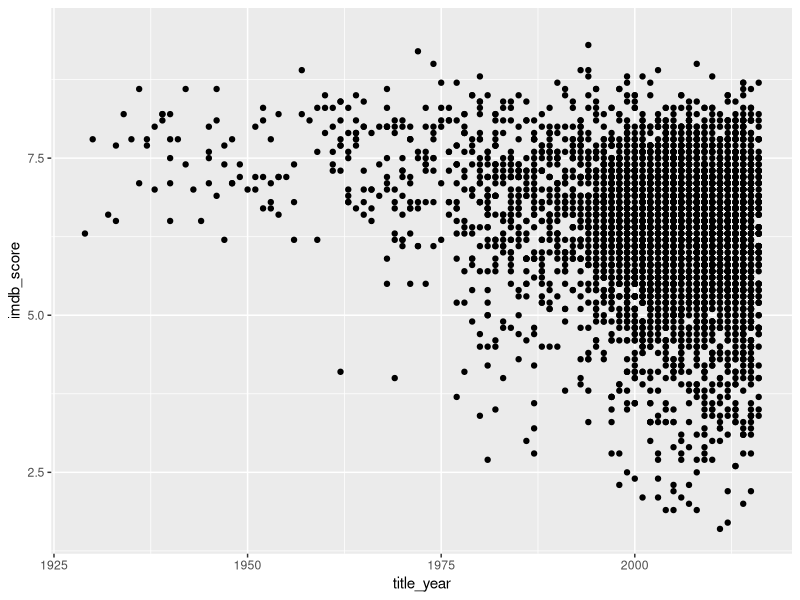
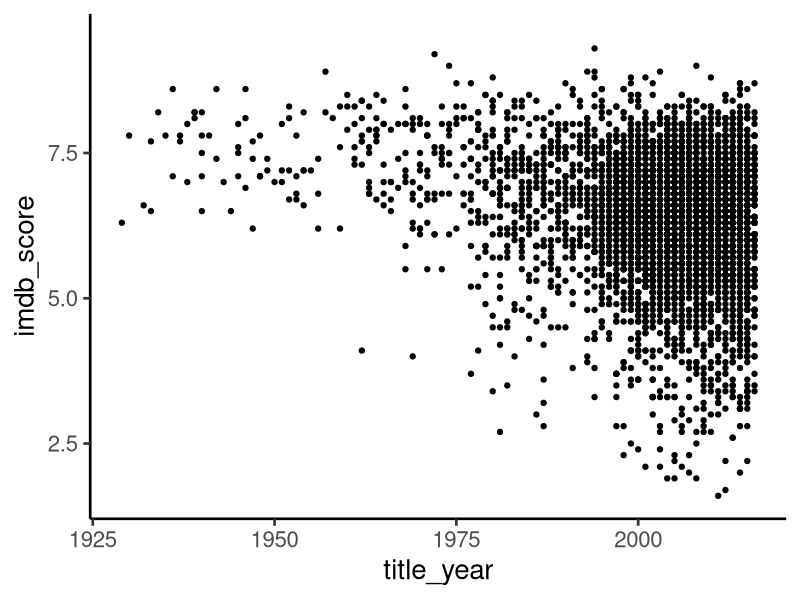
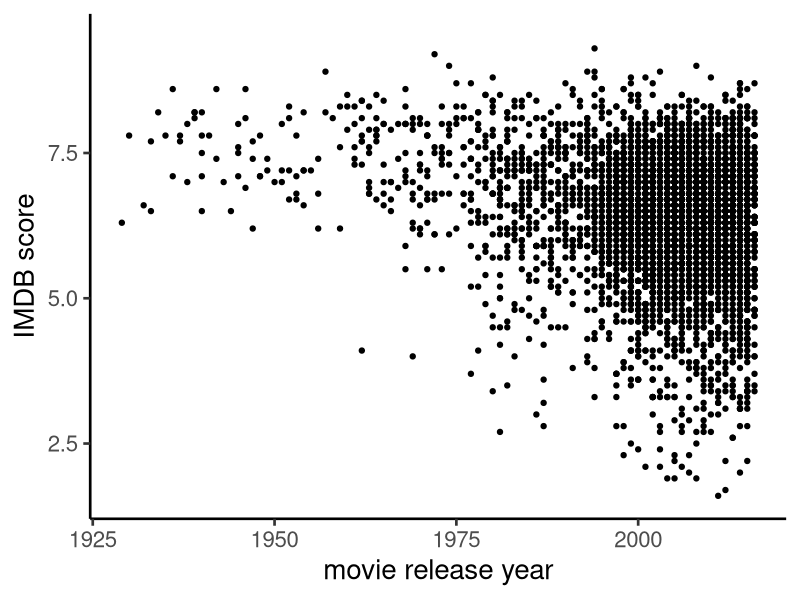
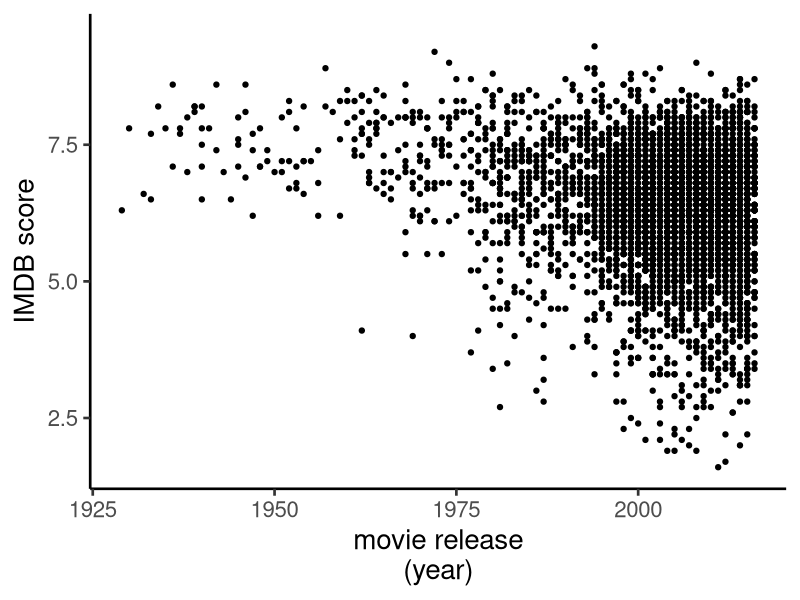
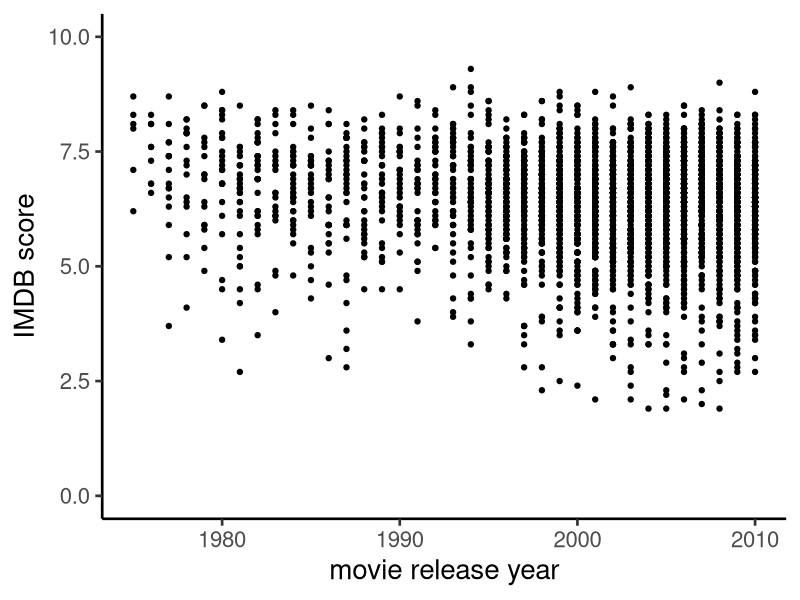
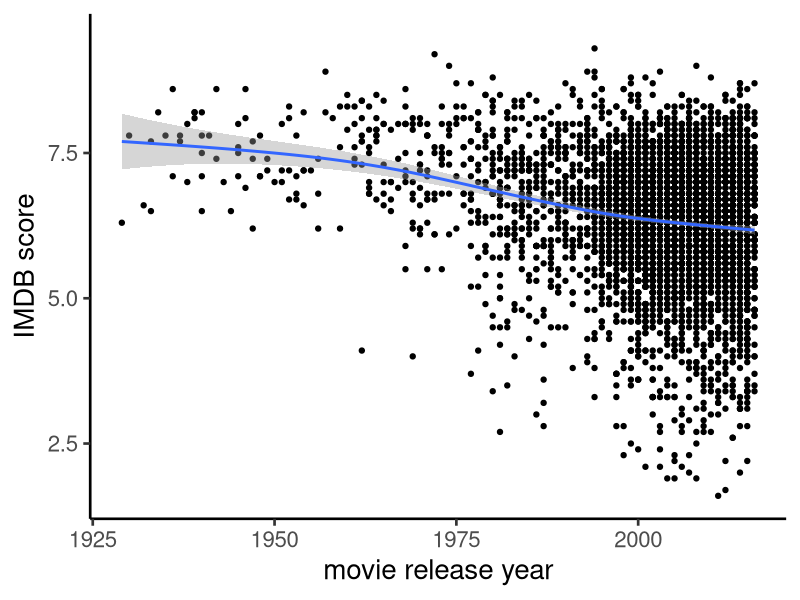
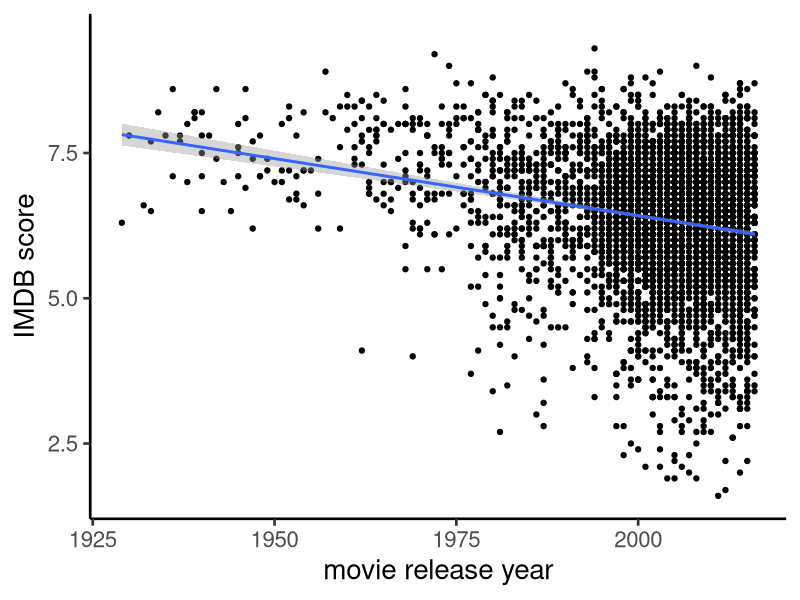
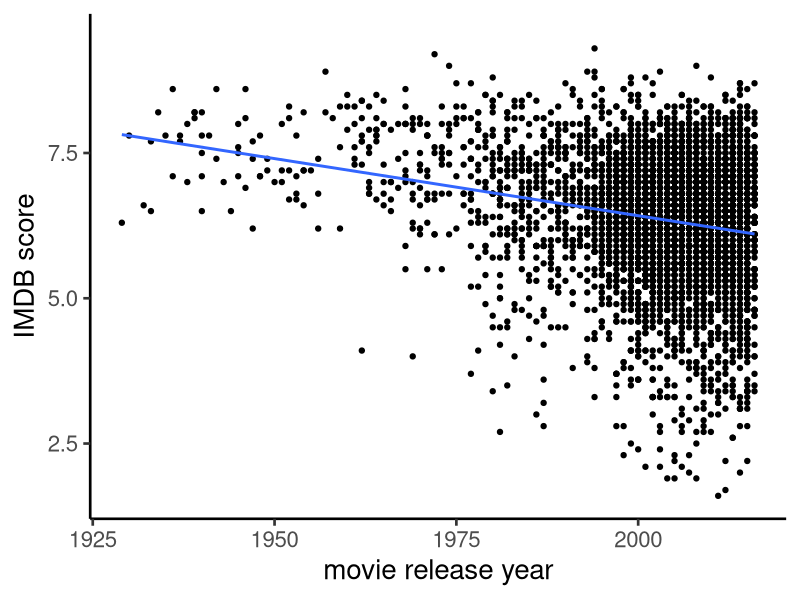

Source code (R) for these figures, in order:
## ---- chunk 1
library(tidyverse)
## ---- chunk 2
movies_imdb=read_delim("movies/movies_imdb.txt",delim=",")
movies_rottentom=read_delim("movies/movies_rottentom.txt",delim=",")
## ---- chunk 3
movies_imdb %>% select(movie_title,title_year,duration,imdb_score)
## ---- chunk 4
imdb_minimal=movies_imdb %>% select(movie_title,title_year,duration,imdb_score)
## ---- chunk 5
imdb_minimal=movies_imdb %>% select(movie_title,title_year,duration,imdb_score)

joined=full_join(imdb_minimal,movies_rottentom,by=c("movie_title"="title"))
## ---- chunk 6
plot_imdb = ggplot(movies_imdb)
summary(plot_imdb)
## ---- chunk 7
plot_imdb = ggplot(movies_imdb) + aes(x=title_year,y=imdb_score)
summary(plot_imdb)
## ---- chunk 8
plot_imdb = ggplot(movies_imdb)
plot_imdb = plot_imdb + aes(x=title_year,y=imdb_score)
summary(plot_imdb)
## ---- chunk 9
plot_imdb = plot_imdb + geom_point()
summary(plot_imdb)
plot_imdb
## ---- chunk 10
plot_imdb = plot_imdb + theme_classic(base_size = 20) 
plot_imdb
## ---- chunk 11
theme_set(theme_classic(base_size = 20)) 
## ---- chunk 12
plot_imdb + xlab("movie release year") + ylab("IMDB score")
plot_imdb + xlab("movie release\n(year)") + ylab("IMDB score")
plot_imdb=plot_imdb + xlab("movie release year") + ylab("IMDB score")
## ---- chunk 13
plot_imdb + scale_y_continuous(limits=c(0,10))+scale_x_continuous(limits=c(1975,2010))
## ---- chunk 14
plot_imdb + stat_smooth()
plot_imdb + stat_smooth(method="lm")
plot_imdb + stat_smooth(method="lm",se=F)
## ---- chunk 15
plot_imdb = ggplot(movies_imdb) + aes(x=title_year,y=imdb_score)+geom_point(alpha=0.1)+ xlab("movie release year") + ylab("IMDB score")+theme_classic(base_size = 20) + ggtitle("alpha == 0.1")
plot_imdb
plot_imdb = ggplot(movies_imdb) + aes(x=title_year,y=imdb_score)+geom_point(alpha=0.01)+ xlab("movie release year") + ylab("IMDB score")+theme_classic(base_size = 20) + ggtitle("alpha == 0.01")
plot_imdb
## ---- chunk 16
ggplot(movies_imdb) + aes(x=title_year,y=imdb_score)+xlab("movie release year") + ylab("IMDB score")+theme_classic(base_size = 20) + geom_bin2d()
## ---- chunk 17
ggplot(movies_imdb) + aes(x=title_year,y=imdb_score)+xlab("movie release year") + ylab("IMDB score")+theme_classic(base_size = 20) + geom_count(alpha=0.1)
## ---- chunk 18
ggplot(movies_imdb) + aes(x=title_year,y=imdb_score)+xlab("movie release year") + ylab("IMDB score")+geom_point()+theme_classic(base_size = 20) + geom_quantile()
## ---- chunk 19
imdb_plot=ggplot(movies_imdb) + aes(x=title_year,y=imdb_score)+xlab("movie release year") + ylab("IMDB score")+theme_classic(base_size = 20)

imdb_plot+ geom_point(col="green")

imdb_plot+ geom_point(aes(col="green"))
## ---- chunk 20
imdb_plot=ggplot(movies_imdb) + aes(x=title_year,y=imdb_score)+xlab("movie release year") + ylab("IMDB score")+theme_classic(base_size = 20)

imdb_plot+geom_point(aes(col=budget))
## ---- chunk 21
imdb_plot=ggplot(movies_imdb) + aes(x=title_year,y=imdb_score)+xlab("movie release year") + ylab("IMDB score")+theme_classic(base_size = 20)

imdb_plot+geom_point(aes(col=budget))
## ---- chunk 22
movies_imdb %>% group_by(title_year) %>% summarize(min_score=min(imdb_score),max_score=max(imdb_score),mean_score=mean(imdb_score)) %>% ggplot(aes(x=title_year,y=mean_score,ymin=min_score,ymax=max_score))+geom_errorbar()+geom_point()
